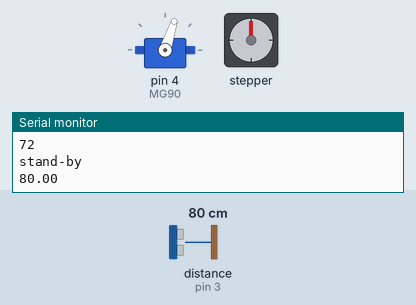
The sketch below on a simulated Arduino Nano, built with avr-gcc and run on an emulated ATmega328P. On the bench: servo, stepper motor, the last lines printed to the serial monitor. Inputs (shaded band) come from the test bench; at power-on: distance to the obstacle (sensor on pin 3) 80 cm. The echo pulse lasts 58.3 µs per cm; stepper angles assume 2048 steps per turn.

Above: at 1.3 s.
1.4 s: distance to the obstacle (sensor on pin 3) set to 21 cm
At 2.8 s:
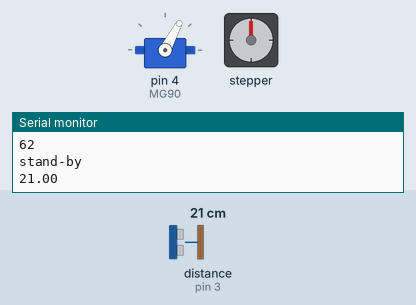
3.5 s: distance to the obstacle (sensor on pin 3) set to 17 cm
At 6.55 s:
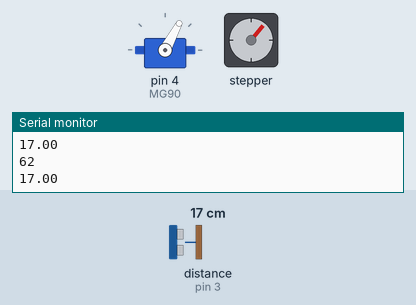
At 7.5 s:
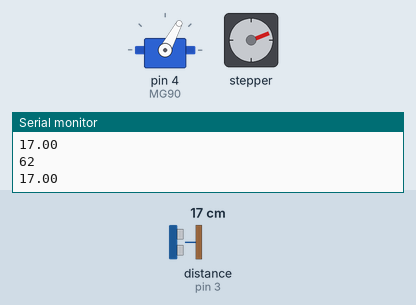
Timing chart, 0 to 21.5 s (numbered marks = the images above; inputs shaded):
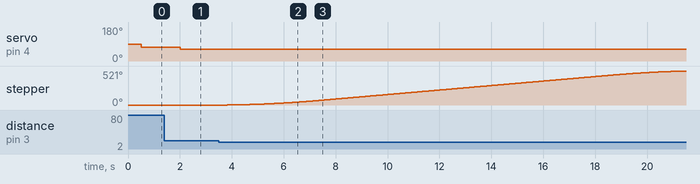

The sketch:

Alimentador-Gatos-28BY.ino
```cpp
/*
 Name:		Alimentador_Gatos_28BY.ino
 Created:	10/29/2020 3:02:06 PM
 Author:	PTL21166W-PAN006
*/
#include <AccelStepper.h>
#include <Servo.h>
#include <Ultrasonic.h>
// Motor pin definitions:
#define MG90  4				 // Direction		 // Step
#define triger  2			 // Trigger
#define echo  3              // Echo
float Distancia = 0;
int DistServo = 0;

#define MotorInterfaceType 4
AccelStepper stepper = AccelStepper(MotorInterfaceType, 8, 9, 10, 11);
Servo servo_rot;
Ultrasonic ultra(triger, echo);

void setup() {
	servo_rot.attach(MG90);
	stepper.setMaxSpeed(200);
	stepper.setAcceleration(50);
	Serial.begin(9600);
	servo_rot.write(90);
}
void loop() {
	Distancia = ultra.read();
	Serial.println("stand-by");
	Serial.println(Distancia);
	if (Distancia < 20 & Distancia > 10) {
		stepper.enableOutputs();
		stepper.move(3000);
		cabeca();
		Serial.println(Distancia);
		stepper.runToPosition();
		stepper.disableOutputs();
	}
	delay(500);
	cabeca();
}

void cabeca() {
	DistServo = map(Distancia, 5, 357, 60, 120);
	servo_rot.write(DistServo);
	Serial.println(DistServo);

}
```

Measured:
- the behaviour switches between 20 and 19 cm on distance to the obstacle (sensor on pin 3) (found by bisection; images 1 and 2)
- after the input at 1.4 s, servo on pin 4 (MG90): 72° → 62° after 0.62 s
- after the input at 3.5 s, stepper: keeps turning clockwise at about 30°/s, starting after 0.32 s
